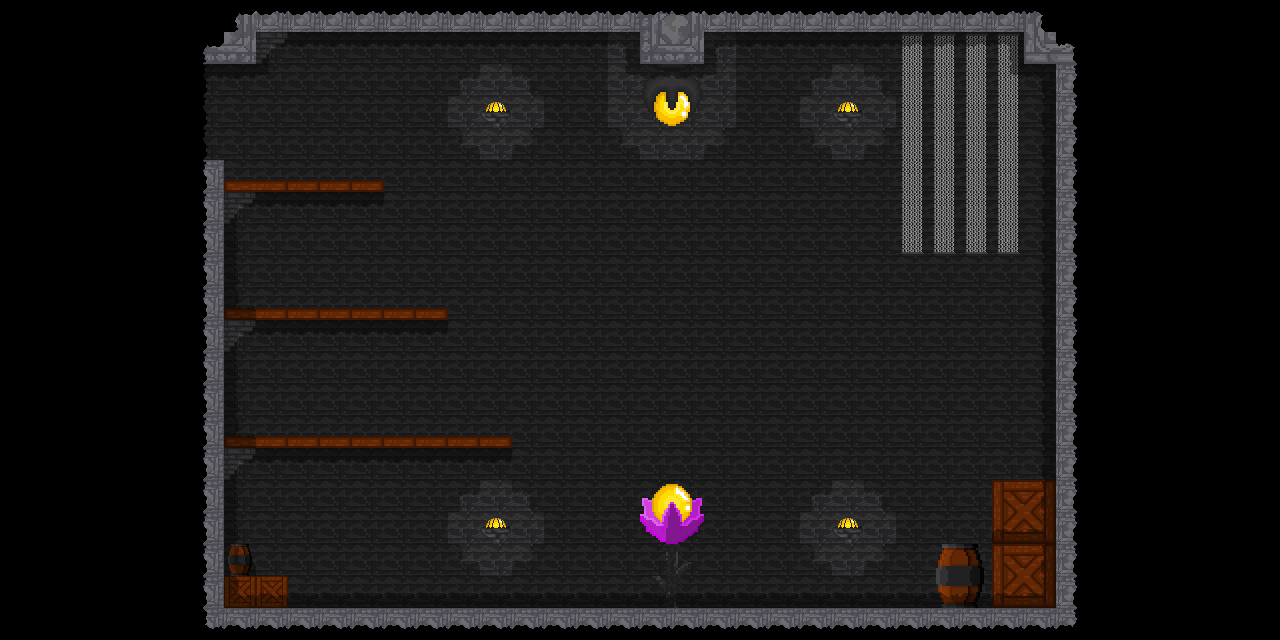

Tiled map render using the project's own tile images. Description and the map definition, with tile-layer contents summarised, below:
An orthogonal 40x20 tile map with 32x32 px tiles, 6 tile layers (Tile Layer 1, Tile Layer 4, Tile Layer 2, Tile Layer 3, ...), 2 tilesets and 10 objects (spawn3, spawn2, spawn, startPos, spawn4).

<map version="1.2" tiledversion="2020.05.20" orientation="orthogonal" renderorder="left-up" width="40" height="20" tilewidth="32" tileheight="32" infinite="0" nextlayerid="8" nextobjectid="13">
 <editorsettings>
  <export target="undergroundFifthRoom.json" format="json" />
 </editorsettings>
 <tileset firstgid="1" name="1st" tilewidth="32" tileheight="32" tilecount="182" columns="13">
  <image source="Main Castle Normal.png" width="416" height="448" />
 </tileset>
 <tileset firstgid="183" name="2ndSet" tilewidth="32" tileheight="32" tilecount="728" columns="26">
  <image source="Main Castle x2.png" width="832" height="896" />
 </tileset>
 <layer id="1" name="Tile Layer 1" width="40" height="20">
  <data>[800 cells, 560 non-empty, 1 distinct tile ids]</data>
 </layer>
 <layer id="4" name="Tile Layer 4" width="40" height="20" opacity="0.3">
  <data>[800 cells, 528 non-empty, 5 distinct tile ids]</data>
 </layer>
 <layer id="2" name="Tile Layer 2" width="40" height="20">
  <data>[800 cells, 111 non-empty, 7 distinct tile ids]</data>
 </layer>
 <layer id="3" name="Tile Layer 3" width="40" height="20">
  <data>[800 cells, 71 non-empty, 35 distinct tile ids]</data>
 </layer>
 <layer id="5" name="Tile Layer 5" width="40" height="20" opacity="0.38">
  <data>[800 cells, 103 non-empty, 10 distinct tile ids]</data>
 </layer>
 <layer id="6" width="40" height="20">
  <data>[800 cells, 332 non-empty, 9 distinct tile ids]</data>
 </layer>
 <objectgroup id="7" name="Object Layer 1" visible="0">
  <object id="1" x="205" y="65">
   <properties>
    <property name="bodyType" value="static" />
    <property name="friction" type="float" value="10" />
    <property name="objType" value="ground" />
   </properties>
   <polygon points="0,0 52,-2 85,-33 437,-32 437,-2 496,-2 495,-33 819,-33 819,-1 850,-1 849,413 788,413 787,479 733,478 732,539 735,541 83,542 83,510 49,511 48,482 16.6667,482 16,93 -55,98 -49,574 926,574 916,-63 -69,-62 -72,-2" />
  </object>
  <object id="2" x="131.667" y="17.3335" width="78.667" height="189.333">
   <properties>
    <property name="bodyType" value="static" />
    <property name="isSensor" value="true" />
    <property name="myName" value="leftExit" />
   </properties>
  </object>
  <object id="3" name="spawn3" x="958" y="110">
   <point />
  </object>
  <object id="4" name="spawn2" x="381.333" y="529.333">
   <point />
  </object>
  <object id="5" name="spawn" x="1022.67" y="430.667">
   <point />
  </object>
  <object id="7" name="startPos" x="268" y="114.667">
   <point />
  </object>
  <object id="9" x="223.581" y="436.737" width="288.839" height="13.1922">
   <properties>
    <property name="bodyType" value="static" />
    <property name="friction" type="float" value="10" />
    <property name="isSensor" value="false" />
    <property name="objType" value="ground" />
    <property name="type" value="wood" />
   </properties>
  </object>
  <object id="10" x="223.581" y="306.071" width="227.505" height="14.5255">
   <properties>
    <property name="bodyType" value="static" />
    <property name="friction" type="float" value="10" />
    <property name="isSensor" value="false" />
    <property name="objType" value="ground" />
    <property name="type" value="wood" />
   </properties>
  </object>
  <object id="11" x="223.581" y="180.737" width="160.839" height="14.5255">
   <properties>
    <property name="bodyType" value="static" />
    <property name="friction" type="float" value="10" />
    <property name="isSensor" value="false" />
    <property name="objType" value="ground" />
    <property name="type" value="wood" />
   </properties>
  </object>
  <object id="12" name="spawn4" x="777.333" y="514.667">
   <point />
  </object>
 </objectgroup>
</map>